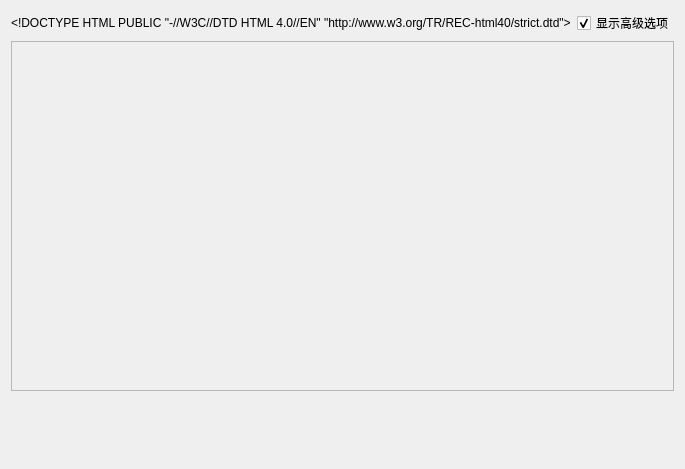
<ui version="4.0">
 <class>qSlicerUnitsSettingsPanel</class>
 <widget class="ctkSettingsPanel" name="qSlicerUnitsSettingsPanel">
  <property name="geometry">
   <rect>
    <x>0</x>
    <y>0</y>
    <width>645</width>
    <height>469</height>
   </rect>
  </property>
  <property name="windowTitle">
   <string>单位设置</string>
  </property>
  <layout class="QGridLayout" name="GridLayout">
   <item row="0" column="0">
    <widget class="QLabel" name="WarningLabel">
     <property name="sizePolicy">
      <sizepolicy hsizetype="Preferred" vsizetype="Preferred">
       <horstretch>0</horstretch>
       <verstretch>0</verstretch>
      </sizepolicy>
     </property>
     <property name="text">
      <string>&amp;lt;!DOCTYPE HTML PUBLIC "-//W3C//DTD HTML 4.0//EN" "http://www.w3.org/TR/REC-html40/strict.dtd"&amp;gt;</string>
     </property>
    </widget>
   </item>
   <item row="0" column="1">
    <widget class="QCheckBox" name="ShowAllCheckBox">
     <property name="sizePolicy">
      <sizepolicy hsizetype="Fixed" vsizetype="Fixed">
       <horstretch>0</horstretch>
       <verstretch>0</verstretch>
      </sizepolicy>
     </property>
     <property name="toolTip">
      <string>显示所有单位的属性。</string>
     </property>
     <property name="text">
      <string>显示高级选项</string>
     </property>
     <property name="checked">
      <bool>true</bool>
     </property>
    </widget>
   </item>
   <item row="1" column="0" colspan="2">
    <widget class="QScrollArea" name="scrollArea">
     <property name="sizePolicy">
      <sizepolicy hsizetype="Expanding" vsizetype="Fixed">
       <horstretch>0</horstretch>
       <verstretch>0</verstretch>
      </sizepolicy>
     </property>
     <property name="minimumSize">
      <size>
       <width>0</width>
       <height>350</height>
      </size>
     </property>
     <property name="horizontalScrollBarPolicy">
      <enum>Qt::ScrollBarAlwaysOff</enum>
     </property>
     <property name="widgetResizable">
      <bool>true</bool>
     </property>
     <widget class="QWidget" name="scrollAreaWidgetContents">
      <property name="geometry">
       <rect>
        <x>0</x>
        <y>0</y>
        <width>629</width>
        <height>346</height>
       </rect>
      </property>
      <layout class="QVBoxLayout" name="verticalLayout">
       <item>
        <layout class="QVBoxLayout" name="QuantitiesLayout" />
       </item>
      </layout>
     </widget>
    </widget>
   </item>
   <item row="2" column="0" colspan="2">
    <spacer name="verticalSpacer">
     <property name="orientation">
      <enum>Qt::Vertical</enum>
     </property>
     <property name="sizeType">
      <enum>QSizePolicy::Expanding</enum>
     </property>
     <property name="sizeHint" stdset="0">
      <size>
       <width>20</width>
       <height>40</height>
      </size>
     </property>
    </spacer>
   </item>
  </layout>
 </widget>
 <customwidgets>
  <customwidget>
   <class>ctkSettingsPanel</class>
   <extends>QWidget</extends>
   <header>ctkSettingsPanel.h</header>
   <container>1</container>
  </customwidget>
 </customwidgets>
 <resources />
 <connections>
  <connection>
   <sender>ShowAllCheckBox</sender>
   <signal>toggled(bool)</signal>
   <receiver>WarningLabel</receiver>
   <slot>setVisible(bool)</slot>
   <hints>
    <hint type="sourcelabel">
     <x>139</x>
     <y>16</y>
    </hint>
    <hint type="destinationlabel">
     <x>49</x>
     <y>19</y>
    </hint>
   </hints>
  </connection>
 </connections>
</ui>
